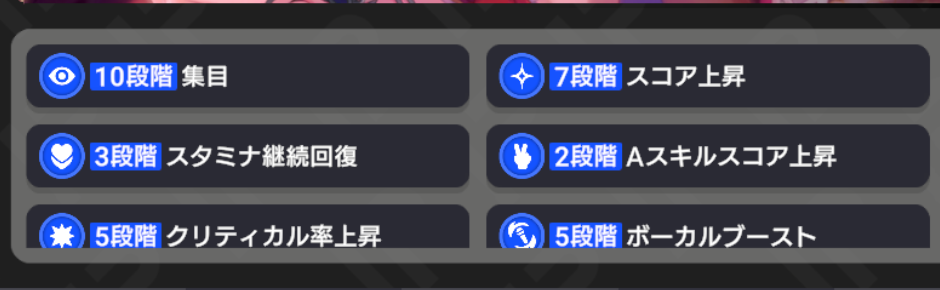
#> input picture research/26_data_integrity/crops_s3/L3_beat_024_p1.png, 940 x 290 px
$ python build_templates.py
#> lines starting #> are read from the running program, lines starting #| are printed output that depends on the picture
"""
research/26_data_integrity/build_templates.py

各種バフスロットのテンプレート画像を保存する。
"""

import os
from PIL import Image

REPO_ROOT = os.path.abspath(os.path.join(os.path.dirname(__file__), "..", ".."))
CROP_DIR = os.path.join(REPO_ROOT, "research/26_data_integrity/crops_s3")
TMPL_DIR = os.path.join(REPO_ROOT, "research/26_data_integrity/templates")
os.makedirs(TMPL_DIR, exist_ok=True)

# スロット位置
SLOTS = [
    (18, 14, 452, 74),   # 0: 行1左
    (486, 14, 920, 74),  # 1: 行1右
    (18, 86, 452, 146),  # 2: 行2左
    (486, 86, 920, 146), # 3: 行2右
    (18, 158, 452, 218), # 4: 行3左
    (486, 158, 920, 218) # 5: 行3右
]

# 代表画像からテンプレートを切り出し
# 1. L3_beat_024_p1
im = Image.open(os.path.join(CROP_DIR, "L3_beat_024_p1.png"))
#> im is the input picture: PIL image 940x290 RGBA; mean R, G, B, A 66.6, 68.9, 82.6, 255
im.crop(SLOTS[0]).save(os.path.join(TMPL_DIR, "focus_10.png"))            # 集目 10
im.crop(SLOTS[1]).save(os.path.join(TMPL_DIR, "score_up_7.png"))          # スコア上昇 7
im.crop(SLOTS[2]).save(os.path.join(TMPL_DIR, "stamina_rec_3.png"))       # スタミナ継続回復 3
im.crop(SLOTS[3]).save(os.path.join(TMPL_DIR, "a_score_2.png"))           # Aスキルスコア上昇 2
im.crop(SLOTS[4]).save(os.path.join(TMPL_DIR, "crit_rate_5.png"))         # クリティカル率上昇 5
im.crop(SLOTS[5]).save(os.path.join(TMPL_DIR, "vocal_boost_5.png"))       # ボーカルブースト 5

# 2. L3_beat_024_p2
im2 = Image.open(os.path.join(CROP_DIR, "L3_beat_024_p2.png"))
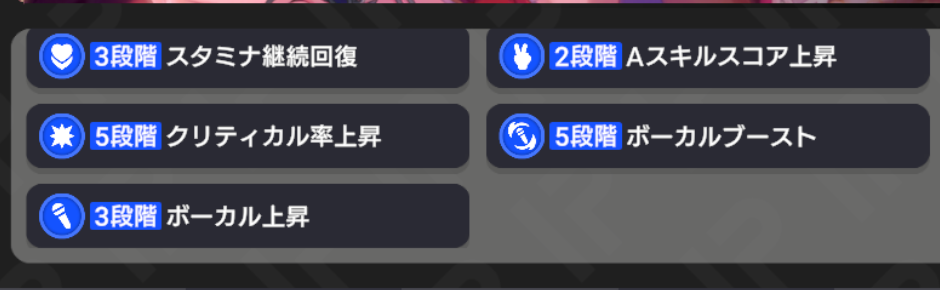
#> input picture research/26_data_integrity/crops_s3/L3_beat_024_p2.png, 940 x 290 px
#> im2 is the input picture: PIL image 940x290 RGBA; mean R, G, B, A 68.6, 70.5, 82.3, 255
im2.crop(SLOTS[4]).save(os.path.join(TMPL_DIR, "vocal_up_3.png"))         # ボーカル上昇 3

# 3. L4_beat_024_p1
im4 = Image.open(os.path.join(CROP_DIR, "L4_beat_024_p1.png"))
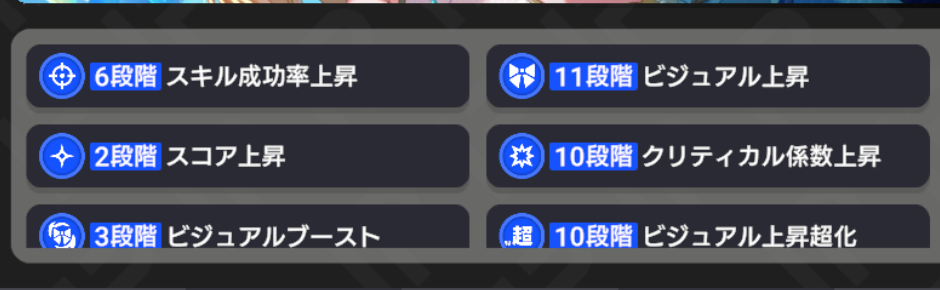
#> input picture research/26_data_integrity/crops_s3/L4_beat_024_p1.png, 940 x 290 px
#> im4 is the input picture: PIL image 940x290 RGBA; mean R, G, B, A 67.3, 70.7, 84.6, 255
im4.crop(SLOTS[0]).save(os.path.join(TMPL_DIR, "skill_success_6.png"))    # スキル成功率上昇 6
im4.crop(SLOTS[1]).save(os.path.join(TMPL_DIR, "visual_up_11.png"))       # ビジュアル上昇 11
im4.crop(SLOTS[2]).save(os.path.join(TMPL_DIR, "score_up_2.png"))         # スコア上昇 2
im4.crop(SLOTS[3]).save(os.path.join(TMPL_DIR, "crit_coeff_10.png"))      # クリティカル係数上昇 10
im4.crop(SLOTS[4]).save(os.path.join(TMPL_DIR, "visual_boost_3.png"))     # ビジュアルブースト 3
im4.crop(SLOTS[5]).save(os.path.join(TMPL_DIR, "visual_extreme_10.png"))  # ビジュアル上昇超化 10

# 4. L4_beat_024_p2
im4_2 = Image.open(os.path.join(CROP_DIR, "L4_beat_024_p2.png"))
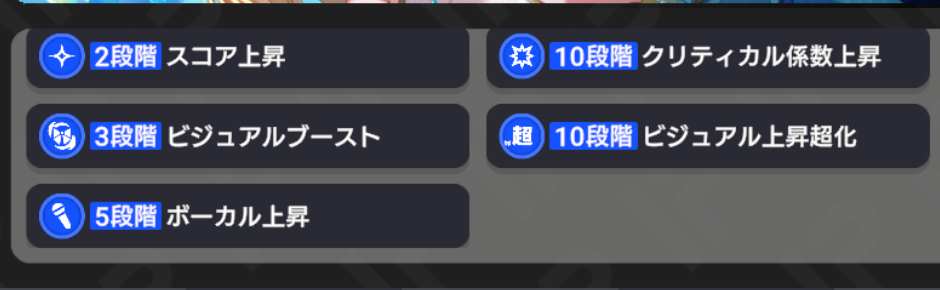
#> input picture research/26_data_integrity/crops_s3/L4_beat_024_p2.png, 940 x 290 px
#> im4_2 is the input picture: PIL image 940x290 RGBA; mean R, G, B, A 68, 70.9, 83.3, 255
im4_2.crop(SLOTS[4]).save(os.path.join(TMPL_DIR, "vocal_up_5.png"))       # ボーカル上昇 5

# 5. L4_beat_053_p1
im53 = Image.open(os.path.join(CROP_DIR, "L4_beat_053_p1.png"))
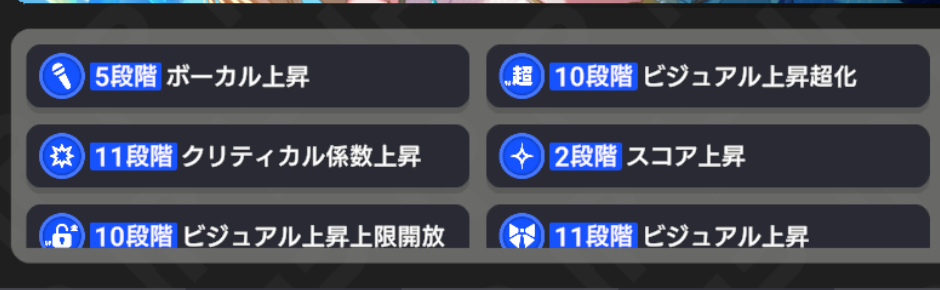
#> input picture research/26_data_integrity/crops_s3/L4_beat_053_p1.png, 940 x 290 px
#> im53 is the input picture: PIL image 940x290 RGBA; mean R, G, B, A 67.5, 71, 85.2, 255
im53.crop(SLOTS[2]).save(os.path.join(TMPL_DIR, "crit_coeff_11.png"))     # クリティカル係数上昇 11
im53.crop(SLOTS[4]).save(os.path.join(TMPL_DIR, "visual_limit_10.png"))    # ビジュアル上昇上限開放 10
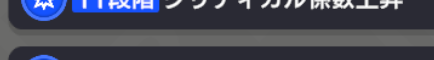
#> saved as visual_limit_10.png: PIL image 434x60 RGBA; mean R, G, B, A 68.1, 71.3, 86.5, 255

# 6. L4_beat_053_p2
im53_2 = Image.open(os.path.join(CROP_DIR, "L4_beat_053_p2.png"))
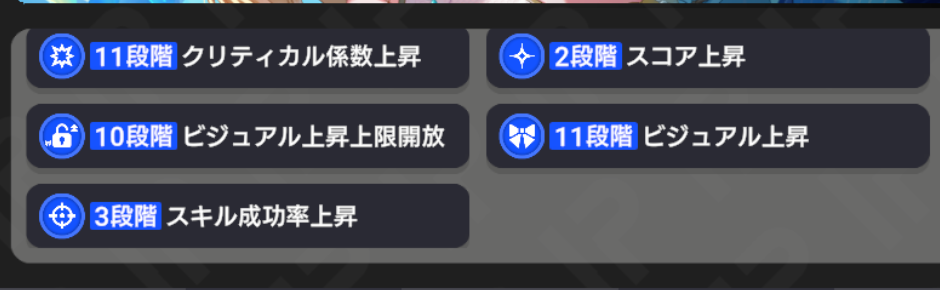
#> input picture research/26_data_integrity/crops_s3/L4_beat_053_p2.png, 940 x 290 px
#> im53_2 is the input picture: PIL image 940x290 RGBA; mean R, G, B, A 68.8, 71.9, 84.5, 255
im53_2.crop(SLOTS[4]).save(os.path.join(TMPL_DIR, "skill_success_3.png")) # スキル成功率上昇 3
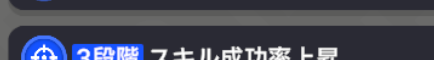
#> saved as skill_success_3.png: PIL image 434x60 RGBA; mean R, G, B, A 70.9, 73.8, 88.7, 255

# 7. L4_beat_060_p2
#> (the run stopped early here; a loop or call above may not have finished)
